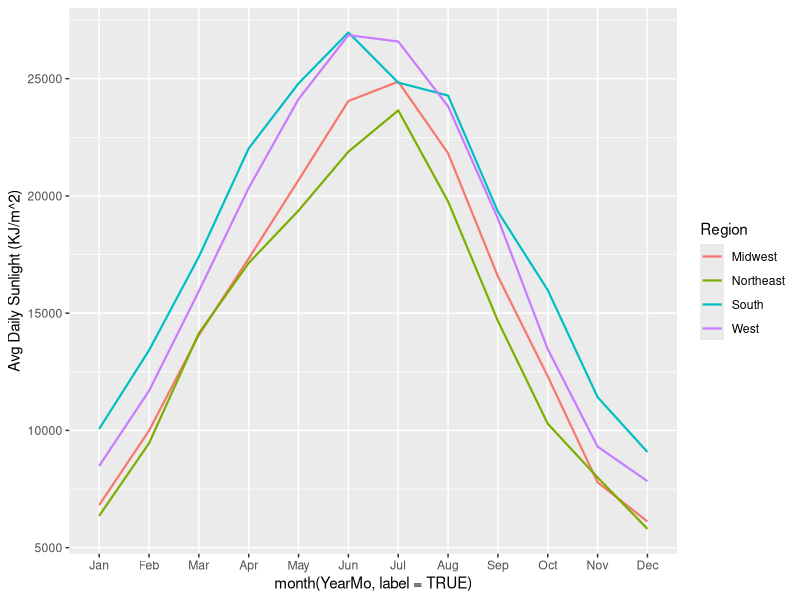
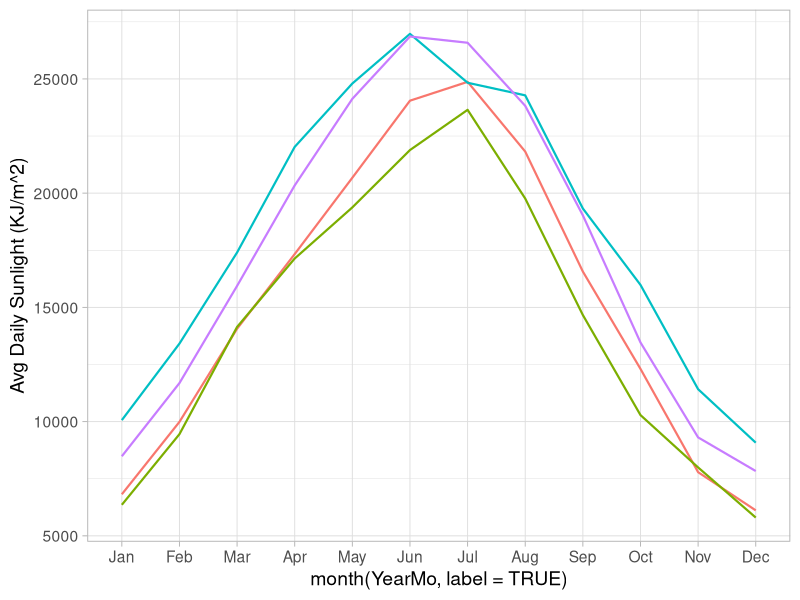
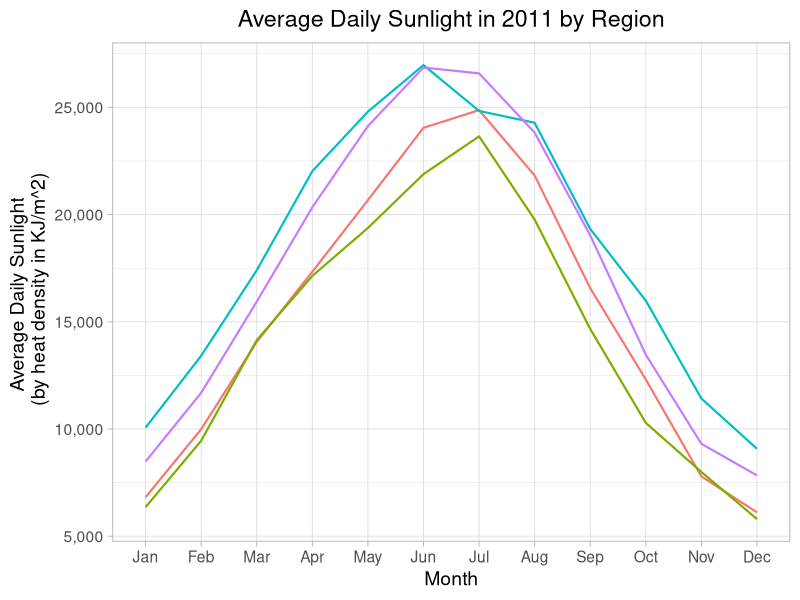
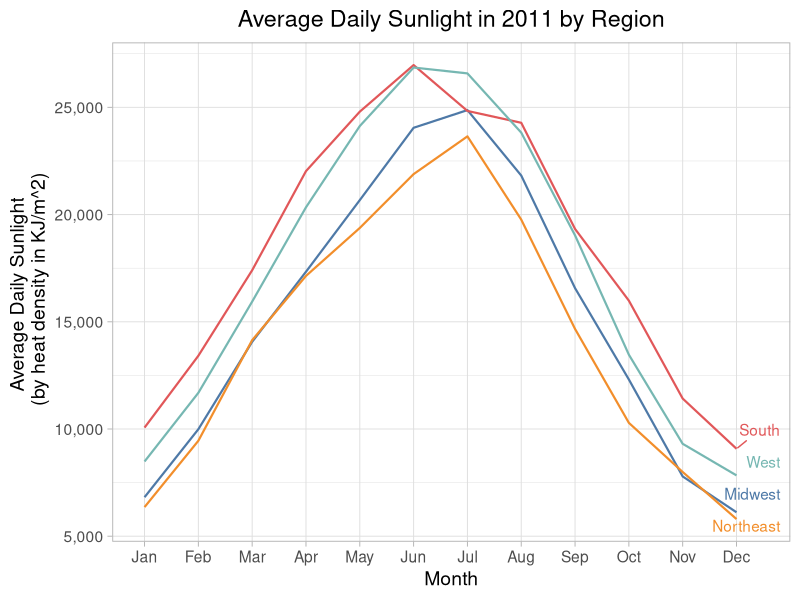

Reproduce these figures in R, in order.
## ---- chunk 1
knitr::opts_chunk$set(echo = TRUE)
## ---- chunk 2
require(readr)
require(tidyverse)
require(ggthemes)
require(dplyr)
require(lubridate)
require(ggrepel)
require(viridis)
## ---- chunk 3
regional_sunlight <- read_delim("NLDAS Daily Sunlight By Region.txt",
      delim = "\t",escape_double = FALSE,
      col_types = cols(Notes = col_skip(),
                       `Region Code`= col_skip(), `Month, Year`= col_skip(),
                       `Month, Year Code`=col_date(format = "%Y/%m")),
      trim_ws = TRUE)
## ---- chunk 4
regional_sunlight <- regional_sunlight %>% 
  drop_na() %>% 
  rename("YearMo" = "Month, Year Code") %>% 
  mutate(Region = recode(Region,"Census Region 1: Northeast" = "Northeast",
                         "Census Region 2: Midwest" = "Midwest",
                         "Census Region 3: South" = "South",
                         "Census Region 4: West" = "West"))
## ---- chunk 5
twenty_eleven <- regional_sunlight %>% 
  filter(year(YearMo)==2011)
## ---- chunk 6
p_sun <- twenty_eleven %>% 
  ggplot(mapping = aes(x = month(YearMo,label=TRUE),
                       y = `Avg Daily Sunlight (KJ/m^2)`,
                       group = Region)) +
  geom_line(aes(col = `Region`),size=.75)

p_sun
## ---- chunk 7
p_sun <- p_sun +
  theme_light(base_size = 14,base_family = "sans") +
  theme(legend.position = "none")

p_sun
## ---- chunk 8
p_sun <- p_sun +
  labs(x="Month",y="Average Daily Sunlight \n (by heat density in KJ/m^2)",
       title = "Average Daily Sunlight in 2011 by Region") +
  scale_y_continuous(labels = scales::label_comma()) +
  theme(plot.title = element_text(hjust = 0.5))

p_sun
## ---- chunk 9
# find end of lines
line_ends <- ggplot_build(p_sun)$data[[1]] %>% 
  group_by(colour) %>% 
  filter(x==max(x))

# add region label
line_ends$Region <- regional_sunlight %>% pull(Region) %>% 
  unique() %>% 
  as.character() %>% 
  sort()
## ---- chunk 10
p_sun <- p_sun + ggrepel::geom_label_repel(data = line_ends,
                          aes(x = line_ends$x, y = line_ends$y,
                              label = Region, colour = Region),
                          nudge_x = 1,
                          label.size = NA,
                          fill = alpha(c("white"),0)) +
  scale_color_tableau()

p_sun
